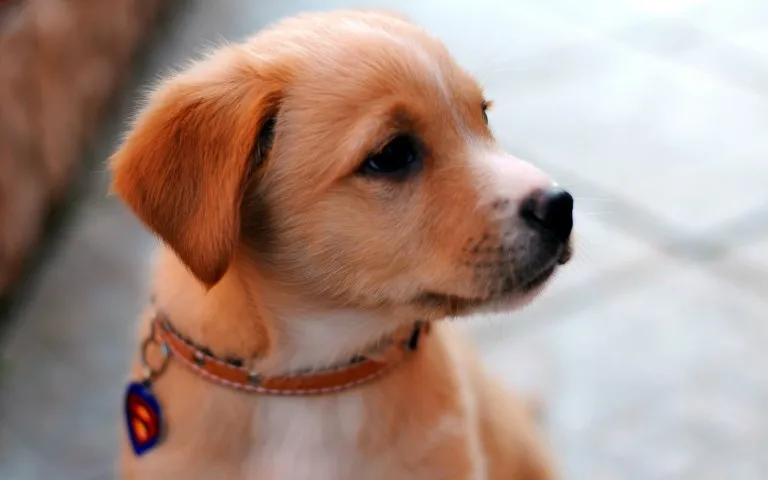
#> input picture LGMVIP-TASK3.webp, 768 x 480 px
$ jupyter execute LGMVIP_TASK3.ipynb   (shell and % lines are left out)
#> lines starting #> are read from the running program, lines starting #| are printed output that depends on the picture
[cell 1]
import pandas as pd
import numpy as np
import matplotlib.pyplot as plt
from matplotlib.image import imread

[cell 2]
imageraw=imread("LGMVIP-TASK3.webp")
#> imageraw is the input picture: shape (480, 768, 3); mean R, G, B 169.5, 145.3, 134.8
imageraw

[cell 3]
imageraw.shape
#> Out = (480, 768, 3)

[cell 4]
plt.imshow(imageraw) #knowing how the image looks like

[cell 5]
plt.imshow(imageraw)
plt.axis(False) #removing the axis
plt.show()

[cell 6]
i=imageraw.sum(axis=2)
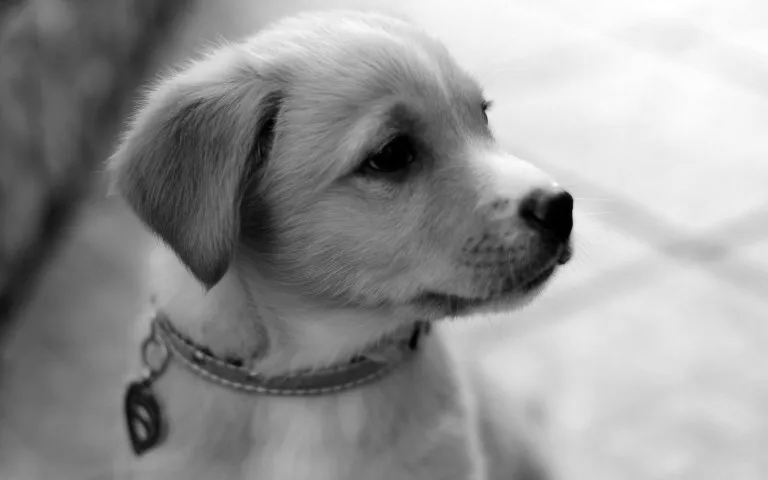
#> i: shape (480, 768) uint64; min 0, max 765, mean 449.5; drawn with min black and max white
i

[cell 7]
i.shape
#> Out = (480, 768)

[cell 8]
ib=i/i.max()
ib

[cell 9]
ib.max()
#> Out = 1

[cell 10]
#plotting the figure size
plt.figure(figsize=(6,4))
plt.imshow(ib)

[cell 11]
plt.figure(figsize=(6,4))
plt.imshow(ib,cmap=plt.cm.gray)

[cell 12]
from sklearn.decomposition import PCA,IncrementalPCA

[cell 13]
pca=PCA()
pca.fit(ib)
var=np.cumsum(pca.explained_variance_ratio_)*100
k=np.argmax(var>95)
print("The elements are"+str(k))

[cell 14]
plt.figure(figsize=(10,8))
plt.ylabel('variance')
plt.xlabel('PCA')
plt.axvline(x=k,color='b',linestyle='--')
plt.axhline(y=95,color='g',linestyle='--')
ax=plt.plot(var)
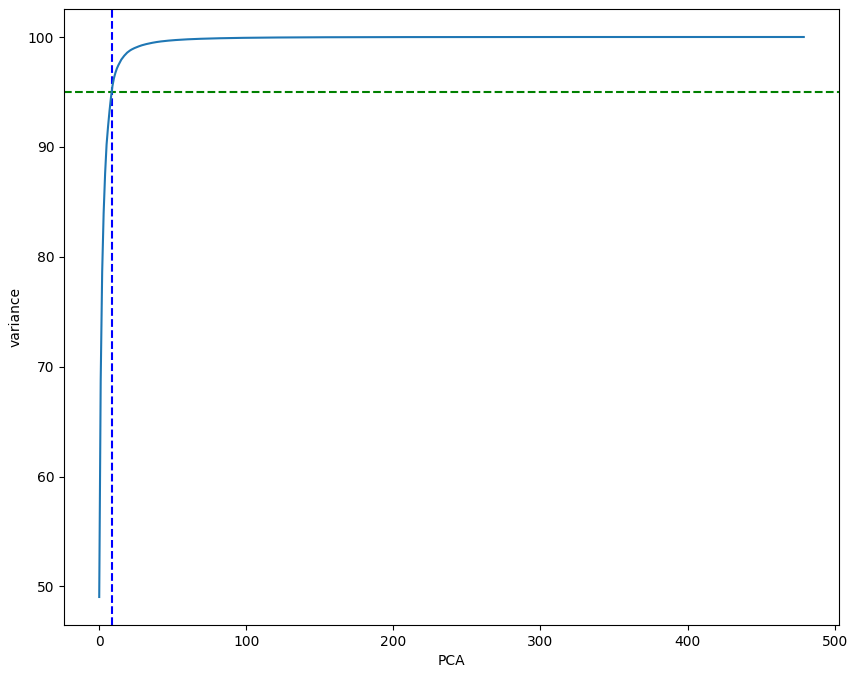
#> figure drawn by matplotlib, 1 panel; curve peaks at x = 478, y = 100

[cell 15]
ipca=IncrementalPCA(n_components=2)
i=ipca.inverse_transform(ipca.fit_transform(ib))
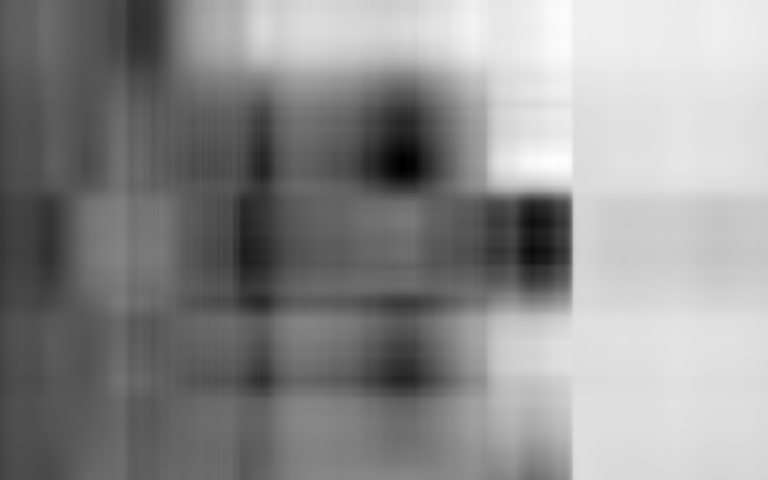
#> i: shape (480, 768) float64; min 0.0393, max 1.02, mean 0.588; drawn with min black and max white
plt.figure(figsize=(6,4))
plt.imshow(i)

[cell 16]
plt.imshow(i,cmap=plt.cm.gray)

[cell 17]
from mpl_toolkits.mplot3d import Axes3D
import cv2
o_img=cv2.imread("LGMVIP-TASK3.webp")
img=cv2.cvtColor(o_img,cv2.COLOR_BGR2RGB)
v=img.reshape(-1,3)
plt.imshow(o_img)

[cell 18]
plt.imshow(img)

[cell 19]
v=np.float32(v)
criteria=(cv2.TERM_CRITERIA_EPS+cv2.TERM_CRITERIA_MAX_ITER,10,1.0)
k=3
attempts=10
ret,label,center=cv2.kmeans(v,k,None,criteria,attempts,cv2.KMEANS_PP_CENTERS)
#> ret = 666639613.7; center = [[222, 224.1, 226.3], [159.1, 118.5, 99.24], [101.4, 59.83, 42.28]]
center=np.uint8(center)
#> center = [[221, 224, 226], [159, 118, 99], [101, 59, 42]]
res=center[label.flatten()]
r=res.reshape(img.shape)
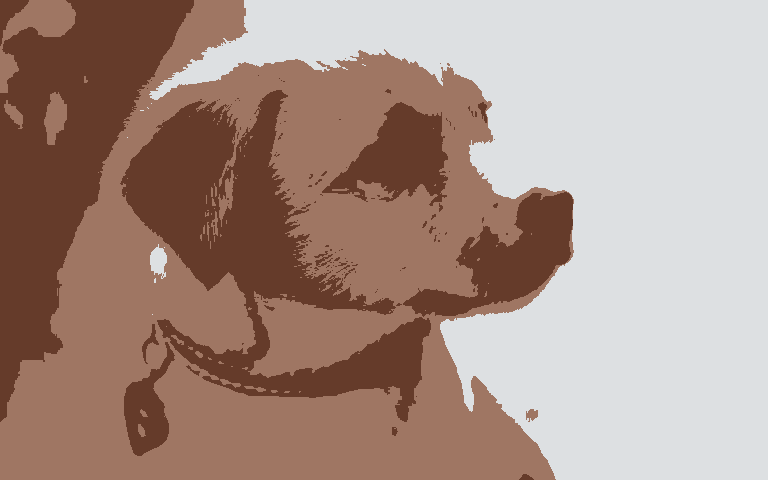
#> r: shape (480, 768, 3); mean R, G, B 168.9, 144.9, 134.6
f1=6
f2=4
plt.figure(figsize=(f1,f2))
plt.subplot(1,2,1),plt.imshow(img)
plt.subplot(1,2,2),plt.imshow(r)

[cell 20]
gray_image=cv2.cvtColor(imageraw,cv2.COLOR_BGR2GRAY)
plt.imshow(gray_image)

[cell 21]
inverted_im=255-gray_image
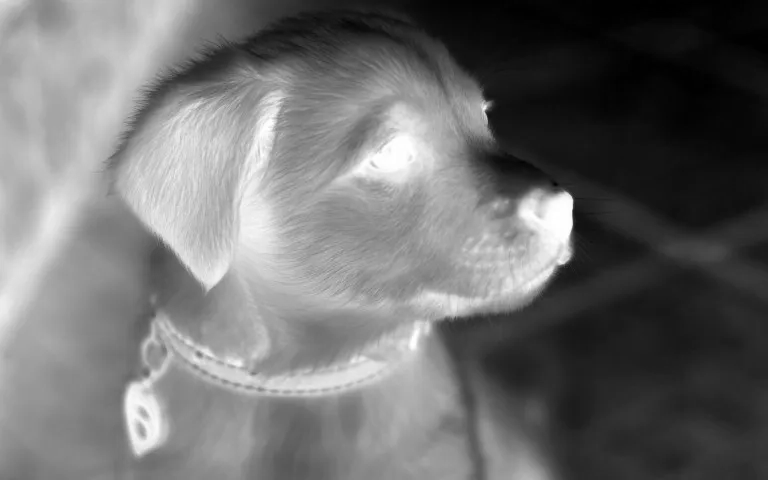
#> inverted_im: shape (480, 768); min 0, max 255, mean 110.1
plt.imshow(inverted_im)

[cell 22]
gblur_image1=cv2.GaussianBlur(inverted_im,(5,5),0)
plt.imshow(gblur_image1)

[cell 23]
invgblur_im=255-gblur_image1
plt.imshow(invgblur_im)

[cell 24]
blur_image=255-inverted_im
p_image=255-blur_image
pencil_sketch1=cv2.divide(gray_image,p_image,scale=256.0)
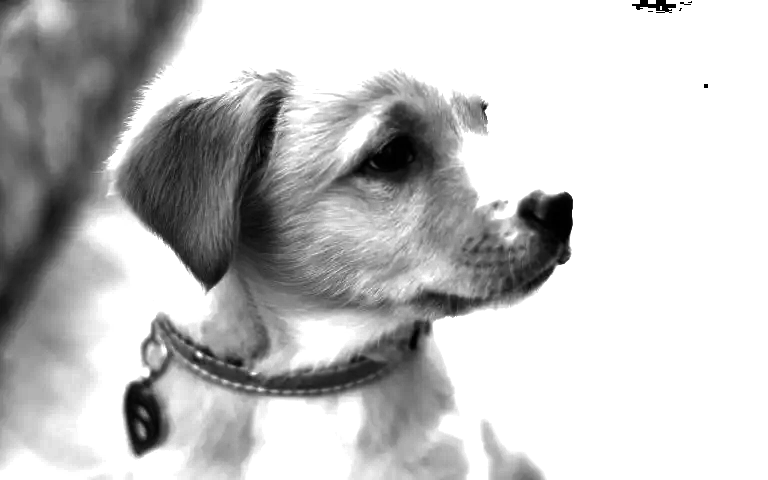
#> pencil_sketch1: shape (480, 768); min 0, max 255, mean 194.4
plt.imshow(pencil_sketch1)

[cell 25]
sketch_image=cv2.divide(gray_image,invgblur_im,scale=256.0)
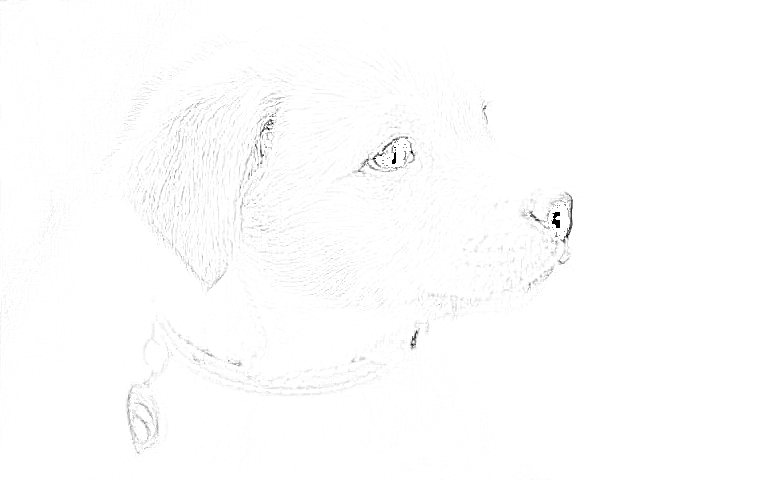
#> sketch_image: shape (480, 768); min 0, max 255, mean 253.4
plt.axis(False)
plt.imshow(sketch_image)

[cell 26]
plt.subplot(1,2,1)
plt.title("This is original image",size=10)
plt.imshow(imageraw)
plt.axis('off')
plt.subplot(1,2,2)
plt.title("This is the sketch image",size=10)
plt.imshow(sketch_image)
plt.axis("off")
plt.show()

[cell 27]
plt.title("This is rgb sketch image",size=10)
sketch=cv2.cvtColor(sketch_image,cv2.COLOR_BGR2RGB)
plt.imshow(sketch)
plt.axis("off")
plt.show()
